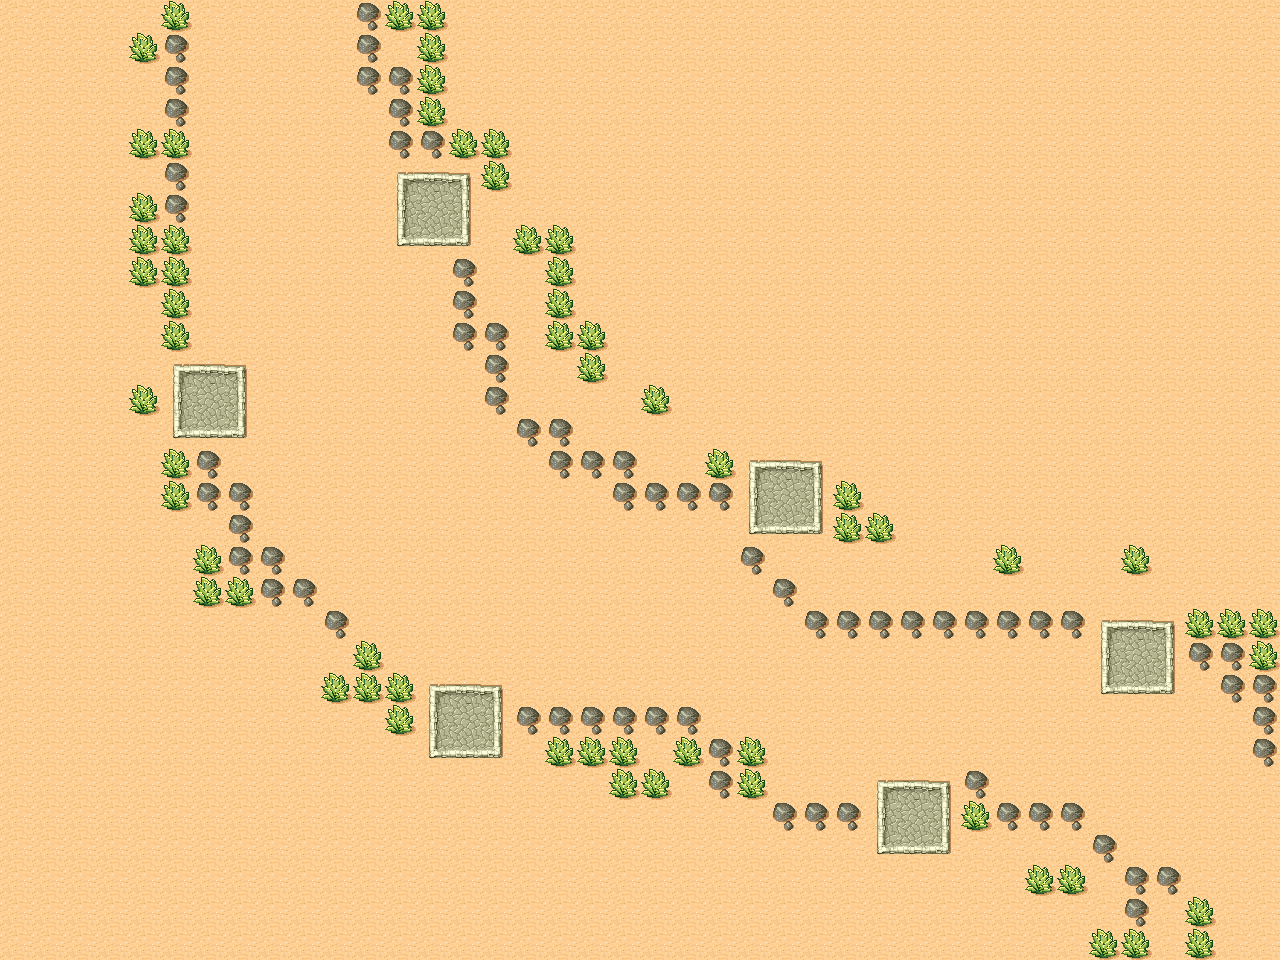

Rendered tile map (Tiled .tmx) drawn with the repository's tilesets; below, a short description and the full map source, tile grids included:
An orthogonal 40x30 tile map with 32x32 px tiles, 2 tile layers (bc, zs) and 6 objects (1, 2, 3, 4, 5, ...).

<map version="1.0" tiledversion="v1.0.3-399-ge7b903e" orientation="orthogonal" renderorder="right-down" width="40" height="30" tilewidth="32" tileheight="32" infinite="0" nextobjectid="18">
 <tileset firstgid="1" source="map1.tsx" />
 <objectgroup name="object" locked="1">
  <object id="1" name="fyt1" type="1" x="401" y="176" width="64" height="67" />
  <object id="3" name="fyt2" type="2" x="178.667" y="373.333" width="61.3333" height="56" />
  <object id="5" name="fyt3" type="3" x="755.25" y="468.5" width="59.25" height="57" />
  <object id="6" name="fyt4" type="4" x="436" y="693" width="58.25" height="56.5" />
  <object id="8" name="fyt5" type="5" x="1110" y="630.667" width="53.3333" height="50.6667" />
  <object id="9" name="fyt6" type="6" x="886.667" y="790.667" width="52" height="52" />
 </objectgroup>
 <layer name="bc" width="40" height="30" locked="1">
  <data encoding="csv">
30,30,30,30,30,30,30,30,30,30,30,30,30,30,30,30,30,30,30,30,30,30,30,30,30,30,30,30,30,30,30,30,30,30,30,30,30,30,30,30,
30,30,30,30,30,30,30,30,30,30,30,30,30,30,30,30,30,30,30,30,30,30,30,30,30,30,30,30,30,30,30,30,30,30,30,30,30,30,30,30,
30,30,30,30,30,30,30,30,30,30,30,30,30,30,30,30,30,30,30,30,30,30,30,30,30,30,30,30,30,30,30,30,30,30,30,30,30,30,30,30,
30,30,30,30,30,30,30,30,30,30,30,30,30,30,30,30,30,30,30,30,30,30,30,30,30,30,30,30,30,30,30,30,30,30,30,30,30,30,30,30,
30,30,30,30,30,30,30,30,30,30,30,30,30,30,30,30,30,30,30,30,30,30,30,30,30,30,30,30,30,30,30,30,30,30,30,30,30,30,30,30,
30,30,30,30,30,30,30,30,30,30,30,30,30,30,30,30,30,30,30,30,30,30,30,30,30,30,30,30,30,30,30,30,30,30,30,30,30,30,30,30,
30,30,30,30,30,30,30,30,30,30,30,30,30,30,30,30,30,30,30,30,30,30,30,30,30,30,30,30,30,30,30,30,30,30,30,30,30,30,30,30,
30,30,30,30,30,30,30,30,30,30,30,30,30,30,30,30,30,30,30,30,30,30,30,30,30,30,30,30,30,30,30,30,30,30,30,30,30,30,30,30,
30,30,30,30,30,30,30,30,30,30,30,30,30,30,30,30,30,30,30,30,30,30,30,30,30,30,30,30,30,30,30,30,30,30,30,30,30,30,30,30,
30,30,30,30,30,30,30,30,30,30,30,30,30,30,30,30,30,30,30,30,30,30,30,30,30,30,30,30,30,30,30,30,30,30,30,30,30,30,30,30,
30,30,30,30,30,30,30,30,30,30,30,30,30,30,30,30,30,30,30,30,30,30,30,30,30,30,30,30,30,30,30,30,30,30,30,30,30,30,30,30,
30,30,30,30,30,30,30,30,30,30,30,30,30,30,30,30,30,30,30,30,30,30,30,30,30,30,30,30,30,30,30,30,30,30,30,30,30,30,30,30,
30,30,30,30,30,30,30,30,30,30,30,30,30,30,30,30,30,30,30,30,30,30,30,30,30,30,30,30,30,30,30,30,30,30,30,30,30,30,30,30,
30,30,30,30,30,30,30,30,30,30,30,30,30,30,30,30,30,30,30,30,30,30,30,30,30,30,30,30,30,30,30,30,30,30,30,30,30,30,30,30,
30,30,30,30,30,30,30,30,30,30,30,30,30,30,30,30,30,30,30,30,30,30,30,30,30,30,30,30,30,30,30,30,30,30,30,30,30,30,30,30,
30,30,30,30,30,30,30,30,30,30,30,30,30,30,30,30,30,30,30,30,30,30,30,30,30,30,30,30,30,30,30,30,30,30,30,30,30,30,30,30,
30,30,30,30,30,30,30,30,30,30,30,30,30,30,30,30,30,30,30,30,30,30,30,30,30,30,30,30,30,30,30,30,30,30,30,30,30,30,30,30,
30,30,30,30,30,30,30,30,30,30,30,30,30,30,30,30,30,30,30,30,30,30,30,30,30,30,30,30,30,30,30,30,30,30,30,30,30,30,30,30,
30,30,30,30,30,30,30,30,30,30,30,30,30,30,30,30,30,30,30,30,30,30,30,30,30,30,30,30,30,30,30,30,30,30,30,30,30,30,30,30,
30,30,30,30,30,30,30,30,30,30,30,30,30,30,30,30,30,30,30,30,30,30,30,30,30,30,30,30,30,30,30,30,30,30,30,30,30,30,30,30,
30,30,30,30,30,30,30,30,30,30,30,30,30,30,30,30,30,30,30,30,30,30,30,30,30,30,30,30,30,30,30,30,30,30,30,30,30,30,30,30,
30,30,30,30,30,30,30,30,30,30,30,30,30,30,30,30,30,30,30,30,30,30,30,30,30,30,30,30,30,30,30,30,30,30,30,30,30,30,30,30,
30,30,30,30,30,30,30,30,30,30,30,30,30,30,30,30,30,30,30,30,30,30,30,30,30,30,30,30,30,30,30,30,30,30,30,30,30,30,30,30,
30,30,30,30,30,30,30,30,30,30,30,30,30,30,30,30,30,30,30,30,30,30,30,30,30,30,30,30,30,30,30,30,30,30,30,30,30,30,30,30,
30,30,30,30,30,30,30,30,30,30,30,30,30,30,30,30,30,30,30,30,30,30,30,30,30,30,30,30,30,30,30,30,30,30,30,30,30,30,30,30,
30,30,30,30,30,30,30,30,30,30,30,30,30,30,30,30,30,30,30,30,30,30,30,30,30,30,30,30,30,30,30,30,30,30,30,30,30,30,30,30,
30,30,30,30,30,30,30,30,30,30,30,30,30,30,30,30,30,30,30,30,30,30,30,30,30,30,30,30,30,30,30,30,30,30,30,30,30,30,30,30,
30,30,30,30,30,30,30,30,30,30,30,30,30,30,30,30,30,30,30,30,30,30,30,30,30,30,30,30,30,30,30,30,30,30,30,30,30,30,30,30,
30,30,30,30,30,30,30,30,30,30,30,30,30,30,30,30,30,30,30,30,30,30,30,30,30,30,30,30,30,30,30,30,30,30,30,30,30,30,30,30,
30,30,30,30,30,30,30,30,30,30,30,30,30,30,30,30,30,30,30,30,30,30,30,30,30,30,30,30,30,30,30,30,30,30,30,30,30,30,30,30
</data>
 </layer>
 <layer name="zs" width="40" height="30" locked="1">
  <data encoding="csv">
0,0,0,0,0,40,0,0,0,0,0,32,40,40,0,0,0,0,0,0,0,0,0,0,0,0,0,0,0,0,0,0,0,0,0,0,0,0,0,0,
0,0,0,0,40,32,0,0,0,0,0,32,0,40,0,0,0,0,0,0,0,0,0,0,0,0,0,0,0,0,0,0,0,0,0,0,0,0,0,0,
0,0,0,0,0,32,0,0,0,0,0,32,32,40,0,0,0,0,0,0,0,0,0,0,0,0,0,0,0,0,0,0,0,0,0,0,0,0,0,0,
0,0,0,0,0,32,0,0,0,0,0,0,32,40,0,0,0,0,0,0,0,0,0,0,0,0,0,0,0,0,0,0,0,0,0,0,0,0,0,0,
0,0,0,0,40,40,0,0,0,0,0,0,32,32,40,40,0,0,0,0,0,0,0,0,0,0,0,0,0,0,0,0,0,0,0,0,0,0,0,0,
0,0,0,0,0,32,0,0,0,0,0,0,25,26,27,40,0,0,0,0,0,0,0,0,0,0,0,0,0,0,0,0,0,0,0,0,0,0,0,0,
0,0,0,0,40,32,0,0,0,0,0,0,33,34,35,0,0,0,0,0,0,0,0,0,0,0,0,0,0,0,0,0,0,0,0,0,0,0,0,0,
0,0,0,0,40,40,0,0,0,0,0,0,41,42,43,0,40,40,0,0,0,0,0,0,0,0,0,0,0,0,0,0,0,0,0,0,0,0,0,0,
0,0,0,0,40,40,0,0,0,0,0,0,0,0,32,0,0,40,0,0,0,0,0,0,0,0,0,0,0,0,0,0,0,0,0,0,0,0,0,0,
0,0,0,0,0,40,0,0,0,0,0,0,0,0,32,0,0,40,0,0,0,0,0,0,0,0,0,0,0,0,0,0,0,0,0,0,0,0,0,0,
0,0,0,0,0,40,0,0,0,0,0,0,0,0,32,32,0,40,40,0,0,0,0,0,0,0,0,0,0,0,0,0,0,0,0,0,0,0,0,0,
0,0,0,0,0,25,26,27,0,0,0,0,0,0,0,32,0,0,40,0,0,0,0,0,0,0,0,0,0,0,0,0,0,0,0,0,0,0,0,0,
0,0,0,0,40,33,34,35,0,0,0,0,0,0,0,32,0,0,0,0,40,0,0,0,0,0,0,0,0,0,0,0,0,0,0,0,0,0,0,0,
0,0,0,0,0,41,42,43,0,0,0,0,0,0,0,0,32,32,0,0,0,0,0,0,0,0,0,0,0,0,0,0,0,0,0,0,0,0,0,0,
0,0,0,0,0,40,32,0,0,0,0,0,0,0,0,0,0,32,32,32,0,0,40,25,26,27,0,0,0,0,0,0,0,0,0,0,0,0,0,0,
0,0,0,0,0,40,32,32,0,0,0,0,0,0,0,0,0,0,0,32,32,32,32,33,34,35,40,0,0,0,0,0,0,0,0,0,0,0,0,0,
0,0,0,0,0,0,0,32,0,0,0,0,0,0,0,0,0,0,0,0,0,0,0,41,42,43,40,40,0,0,0,0,0,0,0,0,0,0,0,0,
0,0,0,0,0,0,40,32,32,0,0,0,0,0,0,0,0,0,0,0,0,0,0,32,0,0,0,0,0,0,0,40,0,0,0,40,0,0,0,0,
0,0,0,0,0,0,40,40,32,32,0,0,0,0,0,0,0,0,0,0,0,0,0,0,32,0,0,0,0,0,0,0,0,0,0,0,0,0,0,0,
0,0,0,0,0,0,0,0,0,0,32,0,0,0,0,0,0,0,0,0,0,0,0,0,0,32,32,32,32,32,32,32,32,32,25,26,27,40,40,40,
0,0,0,0,0,0,0,0,0,0,0,40,0,0,0,0,0,0,0,0,0,0,0,0,0,0,0,0,0,0,0,0,0,0,33,34,35,32,32,40,
0,0,0,0,0,0,0,0,0,0,40,40,40,25,26,27,0,0,0,0,0,0,0,0,0,0,0,0,0,0,0,0,0,0,41,42,43,0,32,32,
0,0,0,0,0,0,0,0,0,0,0,0,40,33,34,35,32,32,32,32,32,32,0,0,0,0,0,0,0,0,0,0,0,0,0,0,0,0,0,32,
0,0,0,0,0,0,0,0,0,0,0,0,0,41,42,43,0,40,40,40,0,40,32,40,0,0,0,0,0,0,0,0,0,0,0,0,0,0,0,32,
0,0,0,0,0,0,0,0,0,0,0,0,0,0,0,0,0,0,0,40,40,0,32,40,0,0,0,25,26,27,32,0,0,0,0,0,0,0,0,0,
0,0,0,0,0,0,0,0,0,0,0,0,0,0,0,0,0,0,0,0,0,0,0,0,32,32,32,33,34,35,40,32,32,32,0,0,0,0,0,0,
0,0,0,0,0,0,0,0,0,0,0,0,0,0,0,0,0,0,0,0,0,0,0,0,0,0,0,41,42,43,0,0,0,0,32,0,0,0,0,0,
0,0,0,0,0,0,0,0,0,0,0,0,0,0,0,0,0,0,0,0,0,0,0,0,0,0,0,0,0,0,0,0,40,40,0,32,32,0,0,0,
0,0,0,0,0,0,0,0,0,0,0,0,0,0,0,0,0,0,0,0,0,0,0,0,0,0,0,0,0,0,0,0,0,0,0,32,0,40,0,0,
0,0,0,0,0,0,0,0,0,0,0,0,0,0,0,0,0,0,0,0,0,0,0,0,0,0,0,0,0,0,0,0,0,0,40,40,0,40,0,0
</data>
 </layer>
</map>
